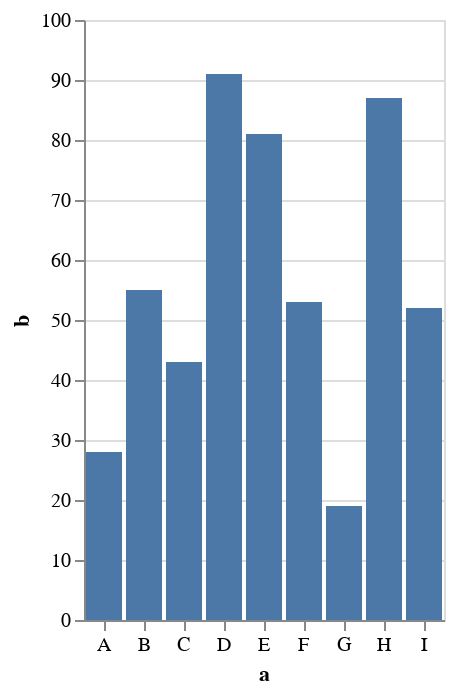

The cell this chart's notebook holds for it:
### Code cell
%VEGA-LITE specs/bar.vl.json

### Figure 1 — Vega-Lite specification as saved in the notebook (floating-point values rounded to 4 significant figures)
{"$schema": "https://vega.github.io/schema/vega-lite/v4.json", "data": {"values": [{"a": "A", "b": 28}, {"a": "B", "b": 55}, {"a": "C", "b": 43}, {"a": "D", "b": 91}, {"a": "E", "b": 81}, {"a": "F", "b": 53}, {"a": "G", "b": 19}, {"a": "H", "b": 87}, {"a": "I", "b": 52}]}, "description": "A simple bar chart with embedded data.", "encoding": {"x": {"axis": {"labelAngle": 0}, "field": "a", "type": "nominal"}, "y": {"field": "b", "type": "quantitative"}}, "mark": "bar"}
